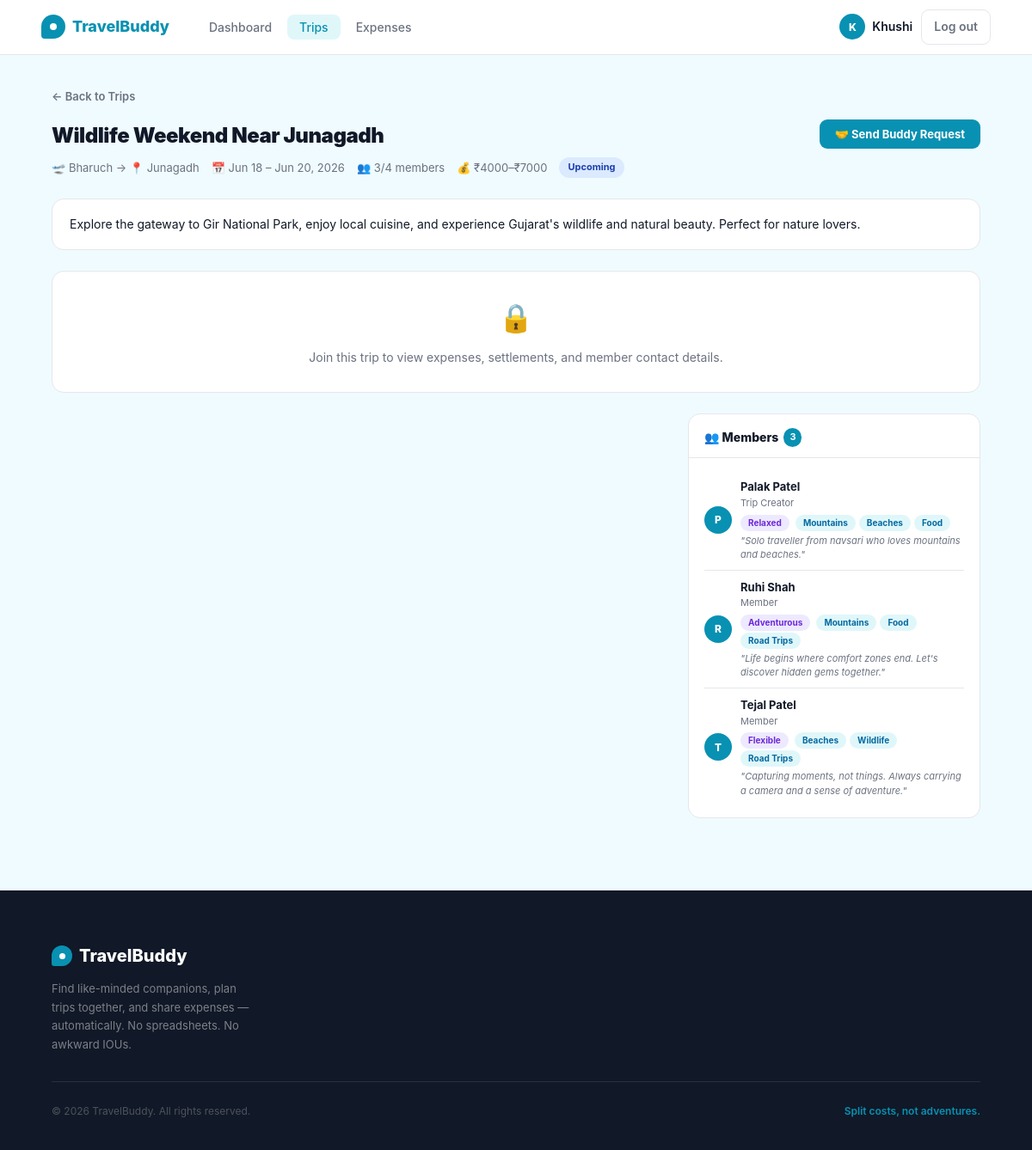
Page /trips/2 (signed in) on the committed database.
### app/models.py (models this page shows, shortened)
class User(db.Model, UserMixin):
    __tablename__ = 'users'
    id             = db.Column(db.Integer, primary_key=True)
    name           = db.Column(db.String(100), nullable=False)
    email          = db.Column(db.String(150), unique=True, nullable=False)
    password_hash  = db.Column(db.String(255), nullable=False)
    travel_style   = db.Column(db.String(50), default='flexible')
    bio            = db.Column(db.Text, default='')
    interests      = db.Column(db.String(255), default='')
    phone          = db.Column(db.String(20), default='')
    created_at     = db.Column(db.DateTime, default=lambda: datetime.now(timezone.utc))
    def interests_list(self):
        return [i.strip() for i in self.interests.split(',') if i.strip()] if self.interests else []
    owned_trips    = db.relationship('Trip', back_populates='owner', lazy='dynamic')
    memberships    = db.relationship('TripMember', back_populates='user', lazy='dynamic')
    expenses_paid  = db.relationship('Expense', back_populates='paid_by', lazy='dynamic')

class Trip(db.Model):
    __tablename__ = 'trips'
    id          = db.Column(db.Integer, primary_key=True)
    owner_id    = db.Column(db.Integer, db.ForeignKey('users.id'), nullable=False)
    title       = db.Column(db.String(150), nullable=False)
    destination = db.Column(db.String(150), nullable=False)
    departure_city = db.Column(db.String(100), default='')
    start_date  = db.Column(db.Date, nullable=False)
    end_date    = db.Column(db.Date, nullable=False)
    description = db.Column(db.Text, default='')
    budget_min  = db.Column(db.Float, default=0)
    budget_max  = db.Column(db.Float, default=0)
    max_members = db.Column(db.Integer, default=4)
    status      = db.Column(db.String(20), default='upcoming')  # upcoming, active, completed
    is_public   = db.Column(db.Boolean, default=True)
    created_at  = db.Column(db.DateTime, default=lambda: datetime.now(timezone.utc))
    owner    = db.relationship('User', back_populates='owned_trips')
    members  = db.relationship('TripMember', back_populates='trip', lazy='dynamic',
                               cascade='all, delete-orphan')
    expenses = db.relationship('Expense', back_populates='trip', lazy='dynamic',
                               cascade='all, delete-orphan')
    def member_count(self):
        return self.members.filter_by(status='accepted').count() + 1  # +1 for owner
    def total_spent(self):
        return round(sum(e.amount for e in self.expenses), 2)
    def your_share(self, user_id):
        mc = self.member_count()
        return round(self.total_spent() / mc, 2) if mc else 0.0
    def accepted_members(self):
        return TripMember.query.filter_by(trip_id=self.id, status='accepted').all()
    def is_full(self):
        return self.member_count() >= self.max_members
    def all_member_users(self):
        users = [self.owner]
        for m in self.accepted_members():
            users.append(m.user)
        return users
    def settlement_summary(self):
        summary = []
        for user in self.all_member_users():
            paid = sum(e.amount for e in self.expenses.filter_by(paid_by_id=user.id))
            share = self.your_share(user.id)
            summary.append({
                'user': user,
                'paid': round(paid, 2),
                'share': share,
                'balance': round(paid - share, 2)
            })
        return summary
    def calculate_settlements(self):
        members = self.all_member_users()
        mc = len(members)
        if mc == 0:
            return []
        total = sum(e.amount for e in self.expenses)
        share = total / mc
        balances = []
        for user in members:
            paid = sum(e.amount for e in self.expenses.filter_by(paid_by_id=user.id))
            balances.append([user, round(paid - share, 2)])
        creditors = sorted([b for b in balances if b[1] > 0.009], key=lambda x: -x[1])
        debtors   = sorted([b for b in balances if b[1] < -0.009], key=lambda x: x[1])
        settlements = []
        i, j = 0, 0
        return settlements

class TripMember(db.Model):
    __tablename__ = 'trip_members'
    id         = db.Column(db.Integer, primary_key=True)
    trip_id    = db.Column(db.Integer, db.ForeignKey('trips.id'), nullable=False)
    user_id    = db.Column(db.Integer, db.ForeignKey('users.id'), nullable=False)
    status     = db.Column(db.String(20), default='pending')  # pending, accepted, declined
    joined_at  = db.Column(db.DateTime, default=lambda: datetime.now(timezone.utc))
    trip = db.relationship('Trip', back_populates='members')
    user = db.relationship('User', back_populates='memberships')

### app/trips/routes.py (the view)
@trips.route('/trips/<int:trip_id>')
def detail(trip_id):
    if not current_user.is_authenticated:
        flash('Login to view full trip details and send a buddy request.', 'error')
        return redirect(url_for('auth.login', next=request.url))
    trip = Trip.query.get_or_404(trip_id)
    is_owner = trip.owner_id == current_user.id
    membership = TripMember.query.filter_by(trip_id=trip.id, user_id=current_user.id).first()
    is_member = is_owner or (membership is not None and membership.status == 'accepted')
    pending_requests = []
    if is_owner:
        pending_requests = TripMember.query.filter_by(trip_id=trip.id, status='pending').all()
    expense_form = None
    if is_member:
        expense_form = ExpenseForm()
        expense_form.paid_by_id.choices = [(current_user.id, current_user.name)]
        if not expense_form.expense_date.data:
            expense_form.expense_date.data = date.today()
    expenses_list = trip.expenses.order_by(Expense.date.desc(), Expense.created_at.desc()).all()
    settlement_lookup = {}
    for s in trip.settlements.all():
        settlement_lookup[(s.payer_id, s.payee_id)] = s
    return render_template('trips/detail.html',
        trip=trip,
        is_owner=is_owner,
        is_member=is_member,
        membership=membership,
        pending_requests=pending_requests,
        expense_form=expense_form,
        expenses_list=expenses_list,
        settlement=trip.settlement_summary(),
        settlements=trip.calculate_settlements(),
        settlement_lookup=settlement_lookup,
        today=date.today()
    )

### app/models.py (called while the page is built)
@login_manager.user_loader
def load_user(user_id):
    return User.query.get(int(user_id))

### app/templates/trips/detail.html (shortened to what this page needs)
{% extends "base.html" %}
{% block content %}
<div class="trip-page">
  <div class="trip-inner">
    <a href="{{ url_for('trips.index') }}" class="btn-back">← Back to Trips</a>
    <div class="trip-header">
      <div>
        <h1 class="trip-title">{{ trip.title }}</h1>
        <div class="trip-sub">
          <span>🛫 {{ trip.departure_city }} → 📍 {{ trip.destination }}</span>
          <span>📅 {{ trip.start_date.strftime('%b %d') }} – {{ trip.end_date.strftime('%b %d, %Y') }}</span>
          <span>👥 {{ trip.member_count() }}/{{ trip.max_members }} members</span>
          <span>💰 ₹{{ "%.0f"|format(trip.budget_min) }}–₹{{ "%.0f"|format(trip.budget_max) }}</span>
          {% if trip.status == 'active' %}
            <span class="badge badge-active">Active</span>
          {% elif trip.status == 'completed' %}
            <span class="badge badge-completed">Completed</span>
          {% else %}
            <span class="badge badge-upcoming">Upcoming</span>
          {% endif %}
        </div>
      </div>
      <div class="header-actions">
        {% if is_owner %}
          <a href="{{ url_for('trips.edit', trip_id=trip.id) }}" class="btn-secondary">✏️ Edit</a>
          <form method="POST" action="{{ url_for('trips.delete', trip_id=trip.id) }}"
                onsubmit="return confirm('Delete this trip? This cannot be undone.');">
            <input type="hidden" name="csrf_token" value="{{ csrf_token() }}">
            <button type="submit" class="btn-danger">🗑️ Delete</button>
          </form>
        {% else %}
          {% if membership and membership.status == 'pending' %}
            <button class="btn-secondary" disabled>Request Pending</button>
          {% elif membership and membership.status == 'declined' %}
            <button class="btn-secondary" disabled>Request Declined</button>
          {% elif not trip.is_full() %}
            <form method="POST" action="{{ url_for('trips.send_request', trip_id=trip.id) }}">
              <button type="submit" class="btn-primary">🤝 Send Buddy Request</button>
            </form>
          {% else %}
            <button class="btn-secondary" disabled>Join Closed</button>
          {% endif %}
        {% endif %}
      </div>
    </div>
    {% if trip.description %}
      <div class="desc-card">{{ trip.description }}</div>
    {% endif %}
    {% if not is_member %}
    <div class="lock-notice">
      <div class="lock-icon">🔒</div>
      <p>Join this trip to view expenses, settlements, and member contact details.</p>
    </div>
    {% endif %}
    <div class="trip-grid">
      <div class="right-col">
        <div class="panel">
          <div class="panel-head">
            <div class="panel-title">
              👥 Members
              <span class="panel-count">{{ trip.member_count() }}</span>
            </div>
          </div>
          <div class="panel-body">
            <div class="member-item">
              <div class="member-avatar">{{ trip.owner.name[0].upper() }}</div>
              <div>
                <div class="member-name">{{ trip.owner.name }}</div>
                <div class="member-role">Trip Creator</div>
                <div class="profile-meta">
                  <span class="profile-tag-style">{{ trip.owner.travel_style|capitalize }}</span>
                  {% for interest in trip.owner.interests_list() %}<span class="profile-tag-interest">{{ interest }}</span>{% endfor %}
                </div>
                {% if trip.owner.bio %}<div class="profile-bio">"{{ trip.owner.bio }}"</div>{% endif %}
              </div>
            </div>
            {% for m in trip.accepted_members() %}
            <div class="member-item">
              <div class="member-avatar">{{ m.user.name[0].upper() }}</div>
              <div>
                <div class="member-name">{{ m.user.name }}</div>
                <div class="member-role">Member</div>
                <div class="profile-meta">
                  <span class="profile-tag-style">{{ m.user.travel_style|capitalize }}</span>
                  {% for interest in m.user.interests_list() %}<span class="profile-tag-interest">{{ interest }}</span>{% endfor %}
                </div>
                {% if m.user.bio %}<div class="profile-bio">"{{ m.user.bio }}"</div>{% endif %}
              </div>
            </div>
            {% endfor %}
          </div>
        </div>
      </div>
    </div>
  </div>
</div>
{% endblock %}

### app/templates/base.html (shortened to what this page needs)
<!DOCTYPE html>
<html lang="en">
<head>
</head>
<body>
<nav>
  <a href="{{ url_for('main.home') }}" class="logo">
    <div class="logo-icon"></div>
    TravelBuddy
  </a>
  {% if current_user.is_authenticated %}
    <ul class="nav-links">
      <li><a href="{{ url_for('dashboard.index') }}" {% if request.endpoint == 'dashboard.index' %}class="active"{% endif %}>Dashboard</a></li>
      <li><a href="{{ url_for('trips.index') }}" {% if request.endpoint and request.endpoint.startswith('trips.') %}class="active"{% endif %}>Trips</a></li>
      <li><a href="{{ url_for('expenses.my_expenses') }}" {% if request.endpoint == 'expenses.my_expenses' %}class="active"{% endif %}>Expenses</a></li>
    </ul>
    <div class="nav-right">
      <div class="nav-user">
        <div class="nav-avatar">{{ current_user.name[0].upper() }}</div>
        <a href="{{ url_for('profile.view') }}" style="color:inherit;">{{ current_user.name.split()[0] }}</a>
      </div>
      <a href="{{ url_for('auth.logout') }}" class="btn-logout">Log out</a>
    </div>
  {% endif %}
</nav>
{% block content %}{% endblock %}
<footer>
  <div class="footer-inner">
    <div class="footer-top">
      <div class="footer-brand">
        <div class="footer-logo">
          <div class="footer-logo-icon"></div>
          TravelBuddy
        </div>
        <p>Find like-minded companions, plan trips together, and share expenses — automatically. No spreadsheets. No awkward IOUs.</p>
      </div>
    </div>
    <div class="footer-bottom">
      <p class="footer-copy">© 2026 TravelBuddy. All rights reserved.</p>
      <p class="footer-tagline-bottom">Split costs, not adventures.</p>
    </div>
  </div>
</footer>
</body>
</html>

### rows in the picture
User: name "K", name "Khushi"
Trip: title "Wildlife Weekend Near Junagadh", departure_city "Bharuch", destination "Junagadh", start_date "Jun 18", end_date "Jun 20, 2026", max_members "4", budget_min "4000", budget_max "7000", description "Explore the gateway to Gir National Park, enjoy local cuisine, and experience Gujarat's wildlife and natural beauty. Perfect for nature lovers."
User: owner "P", owner.name "Palak Patel", owner.travel_style "Relaxed", owner.bio "Solo traveller from navsari who loves mountains and beaches."
TripMember: user "R", user.name "Ruhi Shah", user.travel_style "Adventurous", interests_list "Mountains" "Food" "Road Trips", user.bio "Life begins where comfort zones end. Let's discover hidden gems together."
TripMember: user "T", user.name "Tejal Patel", user.travel_style "Flexible", interests_list "Beaches" "Wildlife" "Road Trips", user.bio "Capturing moments, not things. Always carrying a camera and a sense of adventure."

### other values in the picture
{{ trip.member_count() }} "3"
{{ interest }} "Mountains" "Beaches" "Food"
